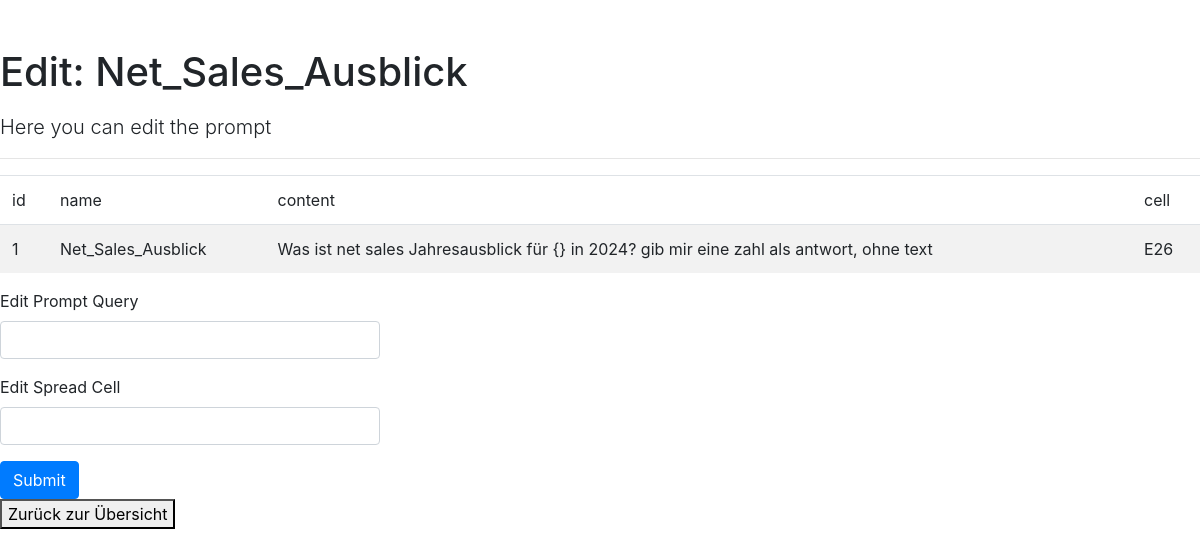
Page /edit/1 on the earlier database version.
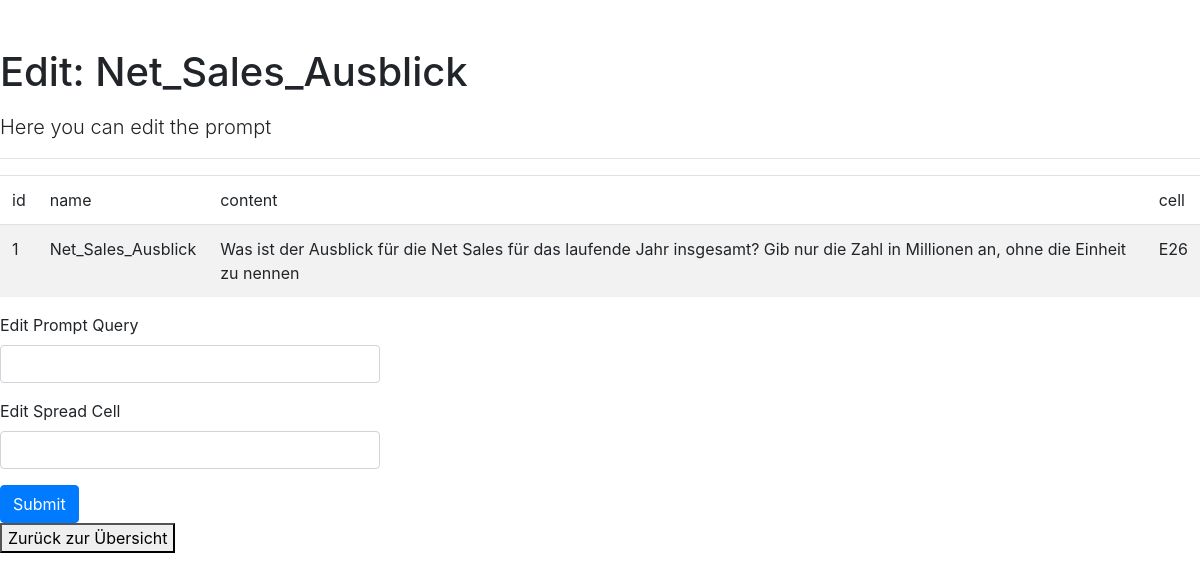
Same page on the later database version.
### app/models.py (models this page shows)
class Prompts(db.Model):
    id = db.Column(db.Integer, primary_key=True)
    name = db.Column(db.String(80), nullable=False)
    content = db.Column(db.String(400), nullable=False)
    gsheetcell = db.Column(db.String(400), nullable=False)

### app/routes.py (the view)
@app.route('/edit/<id>', methods=['GET', 'POST'])
def editprompt(id):
    print("this is the ID"+ id)
    prompt = Prompts.query.filter_by(id=id).first_or_404()
    form = EditQueryForm()
    print(prompt)
    if form.validate_on_submit():
        prompt.content = form.querycontent.data
        prompt.gsheetcell = form.cell.data
        db.session.commit()
        flash('Your changes have been saved.')
    return render_template('editprompt.html', form=form, prompt=prompt)

### app/forms.py
class EditQueryForm(FlaskForm):
    querycontent = StringField('Edit Prompt Query')
    cell = StringField('Edit Spread Cell')
    submit = SubmitField('Submit')

### templates/editprompt.html
{% extends "base.html" %}
{% from 'bootstrap/form.html' import render_form, render_field %}
{% block content %}
      <h1 class="pt-5 pb-2">Edit: {{prompt.name}}</h1>
      <p class="lead">Here you can edit the prompt </p>
      <hr>
          <div>
            <table id="data" class="table table-striped">
                <thead>
                    <tr>
                        <td>id</td>
                        <td>name</td>
                        <td>content</td>
                        <td>cell</td>
                    </tr>
                </thead>
            <tbody>
                <tr>
                    <td>{{prompt.id}}</td>
                    <td>{{prompt.name}}</td>
                    <td>{{prompt.content}}</td>
                    <td>{{prompt.gsheetcell}}</td>
                </tr>
            </tbody>
        </table>
        <div class="row">
            <div class="col-md-4">
                {{ render_form(form)}}
            </div>
        </div>
        <a href= "/edit" >
            <button class="GFG">
               Zurück zur Übersicht
            </button>
        </a>
          </div>
      {% endblock %}

Differences in the rows shown:
changed Prompts "Net_Sales_Ausblick": content "Was ist net sales Jahresausblick für {} in 2024? gib mir eine zahl als antwort, ohne text" → "Was ist der Ausblick für die Net Sales für das laufende Jahr insgesamt? Gib nur die Zahl in Millionen an, ohne die Einheit zu nennen"
